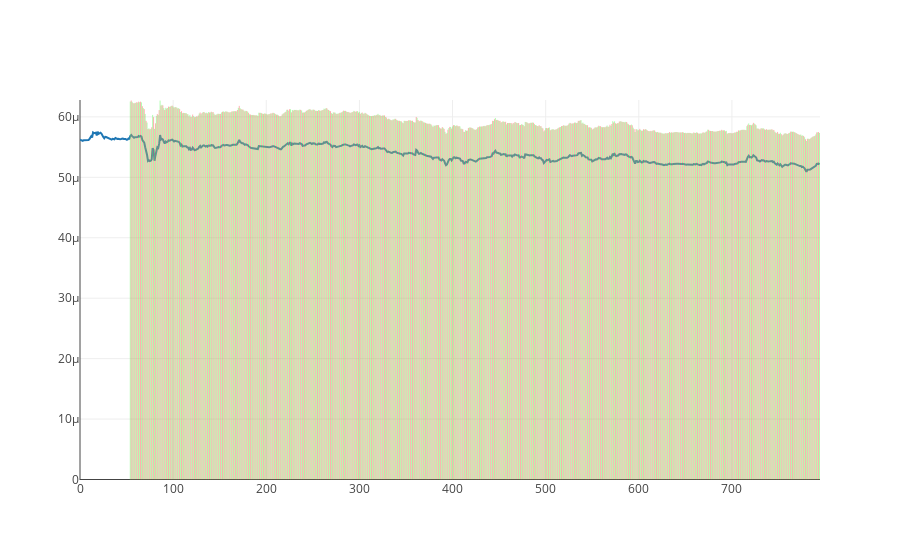

Notebook code for this chart:
### Code cell
yd = run['open']
data = [

    go.Scatter(
        x=list(range(0, len(run))),
        y=yd
    )
]
s = []
for e, i in enumerate(run['action']):
    if i == 0 and run['swap'].iloc[e] == 1:
        s += [{
            'type': 'line',
            'x0': e,
            'y0': 0,
            'x1': e,
            'y1': yd.iloc[e]*1.1,
            'opacity': 0.5,
            'line': {
                'color': 'rgb(100, 255, 100)',
                'width': 1,
            }
        }]
    elif i == 0 and run['swap'].iloc[e] == 0:
        s += [{
            'type': 'line',
            'x0': e,
            'y0': 0,
            'x1': e,
            'y1': yd.iloc[e]*1.1,
            'opacity': 0.5,
            'line': {
                'color': 'rgb(255, 100, 100)',
                'width': 1,
            }
        }]
layout = {
    'shapes': s
    }
py.iplot({'data': data, 'layout': layout})
